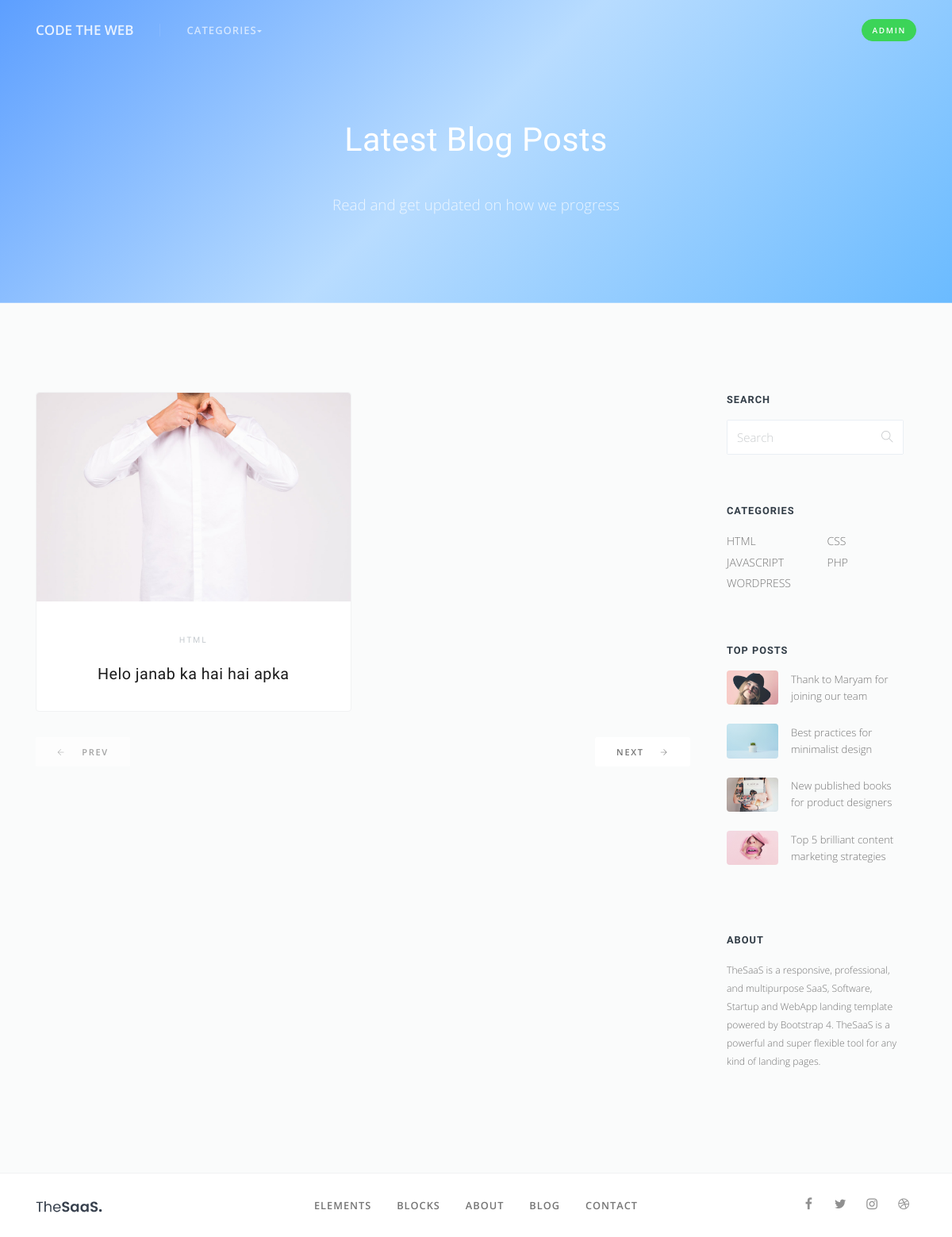
The page / on the database its author committed.
### tables this page shows
CREATE TABLE `posts` (
  `post_id` int(11) NOT NULL,
  `category_id` int(11) NOT NULL,
  `post_title` varchar(255) NOT NULL,
  `post_author` varchar(255) NOT NULL,
  `post_date` date NOT NULL,
  `post_image` varchar(255) NOT NULL,
  `post_content` text NOT NULL,
  `post_tags` text NOT NULL,
  `post_comment_count` int(11) NOT NULL,
  `post_status` varchar(255) NOT NULL DEFAULT 'draft',
  `post_time` timestamp NOT NULL DEFAULT current_timestamp()
);

CREATE TABLE `categories` (
  `cat_id` int(11) NOT NULL,
  `cat_name` varchar(255) NOT NULL
);

### config/db.php (called while the page is built, shortened)
<?php
$con = mysqli_connect(DB_HOST, DB_USER, DB_PASS, DB_NAME);
  function query($query)
  {
      global $con;
      return mysqli_query($con, $query);
  }
  function row_count($result)
  {
      return  mysqli_num_rows($result);
  }
  function fetch_array($result)
  {
      return mysqli_fetch_array($result);
  }
?>

### index.php (the view, shortened to what this page needs)
<?php require_once 'includes/header.php' ?>
<main class="main-content">
  <div class="section bg-gray">
    <div class="container">
      <div class="row">
        <div class="col-md-8 col-xl-9">
          <div class="row gap-y">
            <?php
         $count_sql = " SELECT * FROM posts ";
         $select_count =  query($count_sql);
         $count = row_count($select_count);
         $count = ceil($count/1);
        if (isset($_GET['page'])) {
        $page = $_GET['page'];
        } else {
          $page = 1;
        }
        if ($page == "" || $page == 1) {
         $page_1 = 0 ;
        }else {
          $page_1 = ($page * 1)-1;
        }
        if (isset($_GET['search'])) {
            $Search = escape($_GET['search']);
            $showPost = "SELECT * FROM posts
          WHERE post_tags LIKE '%$Search%' OR post_title LIKE '%$Search%' AND post_status = 'published' ORDER By post_id DESC LIMIT $page_1 , 1  ";
        }
        else {
            $showPost = " SELECT * FROM posts WHERE post_status = 'published' ORDER By post_id DESC LIMIT $page_1 , 1 ";
        }
          $executeShowPost = query($showPost);
          if (row_count($executeShowPost) > 0) {
              while ($row = fetch_array($executeShowPost)) {
                $post_cat_id  = $row['category_id'];
                  ?>
            <div class="col-md-6">
              <div class="card border hover-shadow-6 mb-6 d-block">
                <a href="show-post.php?p_id=<?php echo $row['post_id']; ?>"><img class="card-img-top"
                    src="assets/img/thumb/<?php echo $row['post_image']; ?>" alt="Card image cap"></a>
                <div class="p-6 text-center">
                  <?php
                      $find_cat_name = " SELECT * FROM categories WHERE cat_id = '$post_cat_id' ";
                      $execute_cat_name = query($find_cat_name);
                      $row2 = fetch_array($execute_cat_name);
                      $cat_name = $row2['cat_name'];
                      ?>
                  <p><a class="small-5 text-lighter text-uppercase ls-2 fw-400" href="#"><?php echo $cat_name; ?></a></p>
                  <h5 class="mb-0"><a class="text-dark"
                      href="show-post.php?p_id=<?php echo $row['post_id']; ?>"><?php echo $row['post_title']; ?></a></h5>
                </div>
              </div>
            </div>
            <?php
              }
          } else {
            echo '<h1 class = "text-danger" > No Result found </h1>';
          } ?>
          </div>
          <nav class="flexbox mt-30">
            <a class="btn btn-white <?php if($page <= 1){ echo 'disabled'; } ?>"
              href="<?php if($page <= 1){ echo '#'; } else { echo "?page=".($page - 1); }
               if (isset($_GET['search'])) {
                echo "&search={$Search}";
                }
              ?>">
              <i class="ti-arrow-left fs-9 mr-4"></i> Prev
            </a>
            <a class="btn btn-white <?php if($page >= $count){ echo 'disabled'; }
              if (row_count($executeShowPost) == 0) {
                echo 'disabled';
              }
            ?> "
              href="<?php if($page >= $count){ echo '#'; } else { echo "?page=".($page + 1); }
               if (isset($_GET['search'])) {
                echo "&search={$Search}";
                }
              ?>">Next <i
                class="ti-arrow-right fs-9 ml-4"></i></a>
          </nav>
        </div>
        <?php include 'includes/sidebar.php' ?>
      </div>
    </div>
  </div>
</main>
<?php include 'includes/footer.php'; ?>

### includes/sidebar.php (shortened to what this page needs)
<div class="col-md-4 col-xl-3">
              <div class="sidebar px-4 py-md-0">
                <h6 class="sidebar-title">Search</h6>
                <form class="input-group" action="index.php" method="GET">
                  <input type="text" class="form-control" name="search" placeholder="Search">
                  <div class="input-group-addon">
                    <button  class="input-group-text"><i class="ti-search"></i></button>
                  </div>
                </form>
                <h6 class="sidebar-title">Categories</h6>
                <div class="row link-color-default fs-14 lh-24">
                <?php
                  $sql = " SELECT * FROM categories ";
                  $result = query($sql);
                  while ($row = fetch_array($result)) {
                    $catName = $row['cat_name'];
                ?>
                  <div class="col-6"><a href="#"><?php echo $catName; ?></a></div>
                  <?php } ?>
                </div>
                <h6 class="sidebar-title">Top posts</h6>
                <a class="media text-default align-items-center mb-5" href="blog-single.html">
                  <img class="rounded w-65px mr-4" src="assets/img/thumb/4.jpg">
                  <p class="media-body small-2 lh-4 mb-0">Thank to Maryam for joining our team</p>
                </a>
                <a class="media text-default align-items-center mb-5" href="blog-single.html">
                  <img class="rounded w-65px mr-4" src="assets/img/thumb/3.jpg">
                  <p class="media-body small-2 lh-4 mb-0">Best practices for minimalist design</p>
                </a>
                <a class="media text-default align-items-center mb-5" href="blog-single.html">
                  <img class="rounded w-65px mr-4" src="assets/img/thumb/5.jpg">
                  <p class="media-body small-2 lh-4 mb-0">New published books for product designers</p>
                </a>
                <a class="media text-default align-items-center mb-5" href="blog-single.html">
                  <img class="rounded w-65px mr-4" src="assets/img/thumb/2.jpg">
                  <p class="media-body small-2 lh-4 mb-0">Top 5 brilliant content marketing strategies</p>
                </a>
                <h6 class="sidebar-title">About</h6>
                <p class="small-3">TheSaaS is a responsive, professional, and multipurpose SaaS, Software, Startup and WebApp landing template powered by Bootstrap 4. TheSaaS is a powerful and super flexible tool for any kind of landing pages.</p>
              </div>
            </div>

### rows shown on the page
posts: post_image (picture), category.cat_name "HTML", post_title "Helo janab ka hai hai apka"
categories: cat_name "HTML"
categories: cat_name "CSS"
categories: cat_name "JAVASCRIPT"
categories: cat_name "PHP"
categories: cat_name "WORDPRESS"
